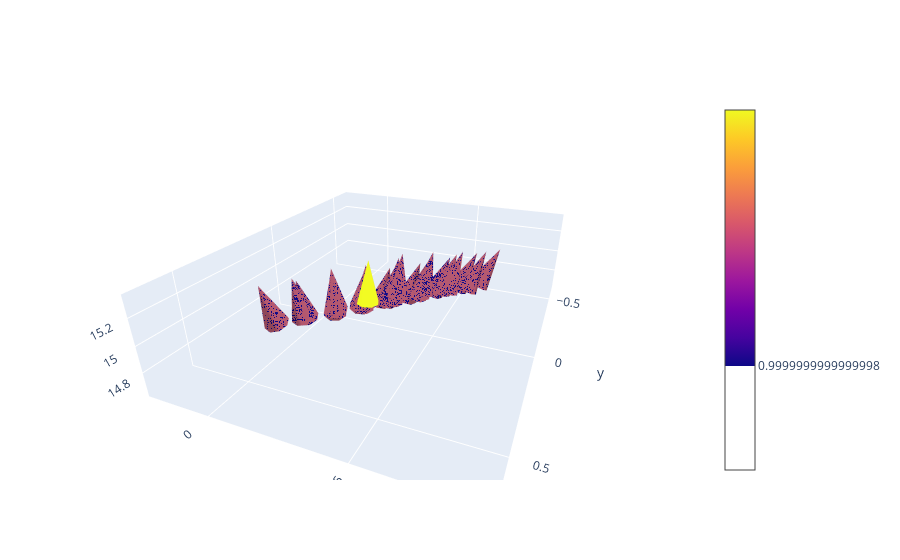

Notebook cell for this chart:
### Code cell
import plotly.graph_objects as go

fig = go.Figure(data=go.Cone(x=locpred[:,0], y=locpred[:,1], z=locpred[:,2], u=anglepred[:,0], v=anglepred[:,1], w=anglepred[:,2], 
                             sizemode="absolute", sizeref=10))

fig.update_layout(scene_camera_eye=dict(x=-0.76, y=1.8, z=0.92))

fig.show()
